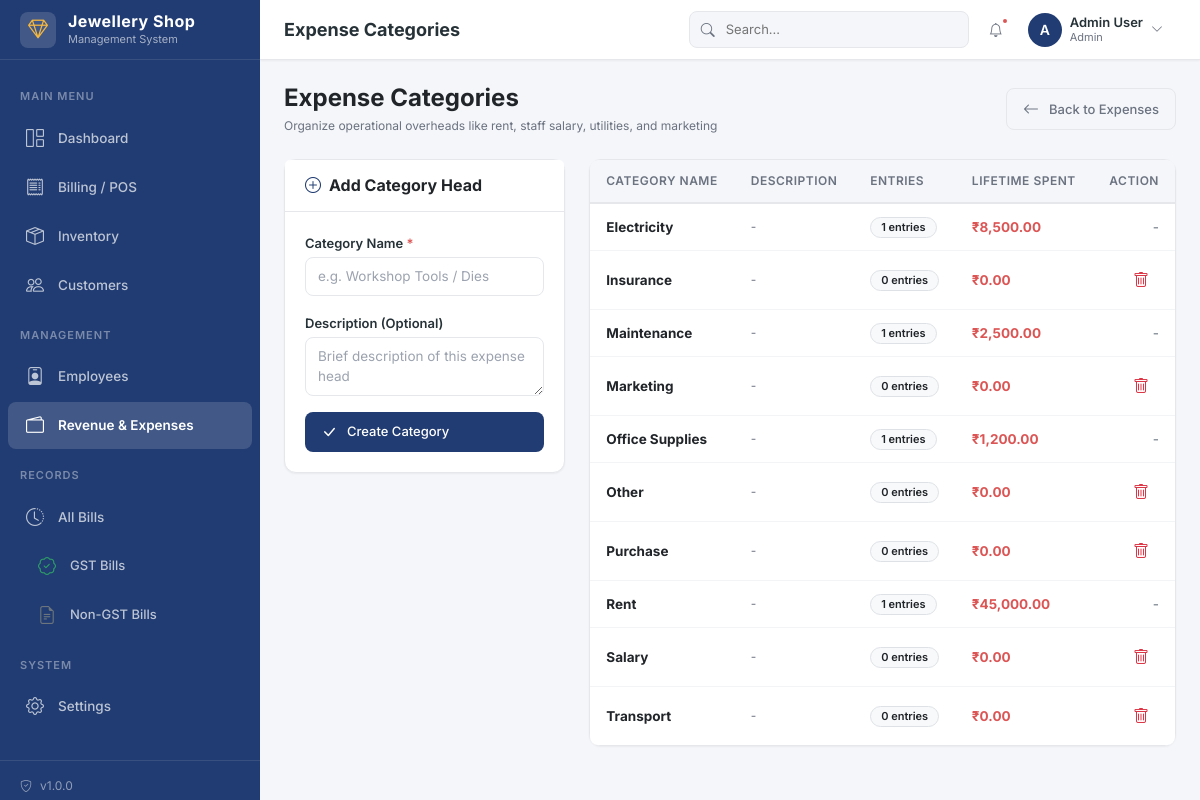
The page /modules/finance/expense_categories.php (signed in) on the database its author committed.
### tables this page shows
CREATE TABLE expense_categories (
    id INT AUTO_INCREMENT PRIMARY KEY,
    name VARCHAR(100) NOT NULL,
    description TEXT,
    is_active TINYINT(1) DEFAULT 1,
    created_at TIMESTAMP DEFAULT CURRENT_TIMESTAMP,
    INDEX idx_name (name)
);

### config/database.php (called while the page is built, shortened)
<?php
function appUrl($path = '') {
    $scriptName = $_SERVER['SCRIPT_NAME'] ?? '';
    $base = '';
    if (strpos($scriptName, '/POS-Jewellery') === 0) {
        $base = '/POS-Jewellery';
    }
    $path = ltrim($path, '/');
    return $base . ($path ? '/' . $path : '');
}
function url($path = '') {
    return appUrl($path);
}
function sanitize($input) {
    return htmlspecialchars(trim($input), ENT_QUOTES, 'UTF-8');
}
function formatCurrency($amount) {
    return '₹' . number_format((float)$amount, 2);
}

### modules/finance/expense_categories.php (the view, shortened to what this page needs)
<?php
require_once __DIR__ . '/../../config/database.php';
$pdo = getDBConnection();
$sql = "SELECT ec.*, COUNT(e.id) as expense_count, COALESCE(SUM(e.amount), 0) as total_spent
        FROM expense_categories ec
        LEFT JOIN expenses e ON ec.id = e.category_id
        WHERE ec.is_active = 1
        GROUP BY ec.id
        ORDER BY ec.name ASC";
$categories = $pdo->query($sql)->fetchAll();
include __DIR__ . '/../../includes/header.php';
?>
<div class="d-flex justify-content-between align-items-center mb-4 flex-wrap gap-2">
    <div>
        <h4 class="mb-1 fw-bold text-dark">Expense Categories</h4>
        <p class="text-muted fs-sm mb-0">Organize operational overheads like rent, staff salary, utilities, and marketing</p>
    </div>
    <a href="<?php echo url('modules/finance/expenses.php'); ?>" class="btn btn-outline-secondary">
        <i class="bi bi-arrow-left me-1"></i> Back to Expenses
    </a>
</div>
<div class="row g-4">
    <div class="col-lg-4">
        <div class="card">
            <div class="card-header bg-white">
                <h6 class="mb-0 fw-bold"><i class="bi bi-plus-circle me-2 text-primary"></i>Add Category Head</h6>
            </div>
            <div class="card-body">
                <form method="POST" action="">
                    <div class="mb-3">
                        <label class="form-label">Category Name <span class="text-danger">*</span></label>
                        <input type="text" class="form-control" name="name" required placeholder="e.g. Workshop Tools / Dies">
                    </div>
                    <div class="mb-3">
                        <label class="form-label">Description (Optional)</label>
                        <textarea class="form-control" name="description" rows="2" placeholder="Brief description of this expense head"></textarea>
                    </div>
                    <button type="submit" class="btn btn-primary w-100">
                        <i class="bi bi-check-lg me-1"></i> Create Category
                    </button>
                </form>
            </div>
        </div>
    </div>
    <div class="col-lg-8">
        <div class="card">
            <div class="card-body p-0">
                <div class="table-container">
                    <table class="table align-middle mb-0">
                        <thead>
                            <tr>
                                <th>Category Name</th>
                                <th>Description</th>
                                <th>Entries</th>
                                <th>Lifetime Spent</th>
                                <th class="text-end">Action</th>
                            </tr>
                        </thead>
                        <tbody>
                            <?php foreach ($categories as $c): ?>
                            <tr>
                                <td>
                                    <strong class="text-dark"><?php echo sanitize($c['name']); ?></strong>
                                </td>
                                <td class="text-muted fs-sm">
                                    <?php echo sanitize($c['description'] ?: '-'); ?>
                                </td>
                                <td>
                                    <span class="badge bg-light text-dark border"><?php echo $c['expense_count']; ?> entries</span>
                                </td>
                                <td>
                                    <strong class="text-danger"><?php echo formatCurrency($c['total_spent']); ?></strong>
                                </td>
                                <td class="text-end">
                                    <?php if ($c['expense_count'] == 0): ?>
                                    <a href="<?php echo url('modules/finance/expense_categories.php?delete=' . $c['id']); ?>" class="btn btn-sm btn-outline-danger" onclick="return confirm('Delete this category?');">
                                        <i class="bi bi-trash"></i>
                                    </a>
                                    <?php else: ?>
                                    <span class="text-muted fs-xs">-</span>
                                    <?php endif; ?>
                                </td>
                            </tr>
                            <?php endforeach; ?>
                        </tbody>
                    </table>
                </div>
            </div>
        </div>
    </div>
</div>
<?php include __DIR__ . '/../../includes/footer.php'; ?>

### assets/css/style.css (style rules this page uses)
:root { --primary: #213C72; --primary-light: #2d4f94; --primary-dark: #182c54; --secondary: #F4F6F9; --background: #FFFFFF; --success: #2E9D68; --success-light: #e8f5ef; --warning: #F4B740; --warning-light: #fef6e4; --danger: #DC5555; --danger-light: #fce8e8; --info: #3B82F6; --info-light: #eff6ff; --text: #263238; --text-muted: #6B7280; --text-light: #9CA3AF; --border: #E5E7EB; --border-light: #F3F4F6; --sidebar-width: 260px; --topbar-height: 60px; --shadow-sm: 0 1px 2px rgba(0,0,0,0.05); --shadow: 0 1px 3px rgba(0,0,0,0.1), 0 1px 2px rgba(0,0,0,0.06); --shadow-md: 0 4px 6px -1px rgba(0,0,0,0.1), 0 2px 4px -1px rgba(0,0,0,0.06); --shadow-lg: 0 10px 15px -3px rgba(0,0,0,0.1), 0 4px 6px -2px rgba(0,0,0,0.05); --radius: 8px; --radius-sm: 4px; --radius-lg: 12px; --transition: all 0.2s ease; }
* { margin: 0; padding: 0; box-sizing: border-box; }
body { font-family: 'Inter', -apple-system, BlinkMacSystemFont, 'Segoe UI', Roboto, sans-serif; font-size: 14px; color: var(--text); background: var(--secondary); line-height: 1.5; overflow-x: hidden; }
a { color: var(--primary); text-decoration: none; transition: var(--transition); }
.card { background: var(--background); border: 1px solid var(--border); border-radius: var(--radius-lg); box-shadow: var(--shadow-sm); margin-bottom: 24px; transition: var(--transition); }
.card-header { padding: 16px 20px; border-bottom: 1px solid var(--border); display: flex; align-items: center; justify-content: space-between; background: transparent; }
.card-header h5, .card-header h6 { margin: 0; font-weight: 600; }
.card-body { padding: 20px; }
.table-container { overflow-x: auto; border-radius: var(--radius); }
.table { width: 100%; font-size: 13.5px; margin: 0; }
.table thead th { background: var(--secondary); font-weight: 600; font-size: 12px; text-transform: uppercase; letter-spacing: 0.5px; color: var(--text-muted); padding: 12px 16px; border-bottom: 2px solid var(--border); white-space: nowrap; }
.table tbody td { padding: 12px 16px; vertical-align: middle; border-bottom: 1px solid var(--border-light); }
.table tbody tr:last-child td { border-bottom: none; }
.btn { font-size: 13px; font-weight: 500; padding: 8px 16px; border-radius: var(--radius); transition: var(--transition); display: inline-flex; align-items: center; gap: 6px; border: none; cursor: pointer; }
.btn i { font-size: 16px; }
.btn-primary { background: var(--primary); color: #fff; }
.btn-outline-secondary { background: transparent; border: 1px solid var(--border); color: var(--text-muted); }
.btn-sm { font-size: 12px; padding: 5px 10px; }
.form-label { font-size: 13px; font-weight: 600; color: var(--text); margin-bottom: 4px; }
.form-control { font-size: 13.5px; padding: 8px 12px; border: 1px solid var(--border); border-radius: var(--radius); transition: var(--transition); color: var(--text); }
.form-control::placeholder { color: var(--text-light); }
.badge { font-size: 11px; font-weight: 600; padding: 4px 10px; border-radius: 20px; }
.text-primary { color: var(--primary) !important; }
.text-danger { color: var(--danger) !important; }
.text-muted { color: var(--text-muted) !important; }
.fs-sm { font-size: 12px; }

### rows shown on the page
expense_categories: name "Electricity", description "-", expense_count "1", total_spent "₹8,500.00"
expense_categories: name "Insurance", description "-", expense_count "0", total_spent "₹0.00"
expense_categories: name "Maintenance", description "-", expense_count "1", total_spent "₹2,500.00"
expense_categories: name "Marketing", description "-", expense_count "0", total_spent "₹0.00"
expense_categories: name "Office Supplies", description "-", expense_count "1", total_spent "₹1,200.00"
expense_categories: name "Other", description "-", expense_count "0", total_spent "₹0.00"
expense_categories: name "Purchase", description "-", expense_count "0", total_spent "₹0.00"
expense_categories: name "Rent", description "-", expense_count "1", total_spent "₹45,000.00"
expense_categories: name "Salary", description "-", expense_count "0", total_spent "₹0.00"
expense_categories: name "Transport", description "-", expense_count "0", total_spent "₹0.00"

### other values the page prints
getSetting('shop_name', 'Jewellery ERP') "Jewellery Shop"
APP_VERSION "1.0.0"
$pageTitle "Expense Categories"
substr($currentUser['name'], 0, 1) "A"
$currentUser['name'] "Admin User"
$currentUser['role'] "Admin"
